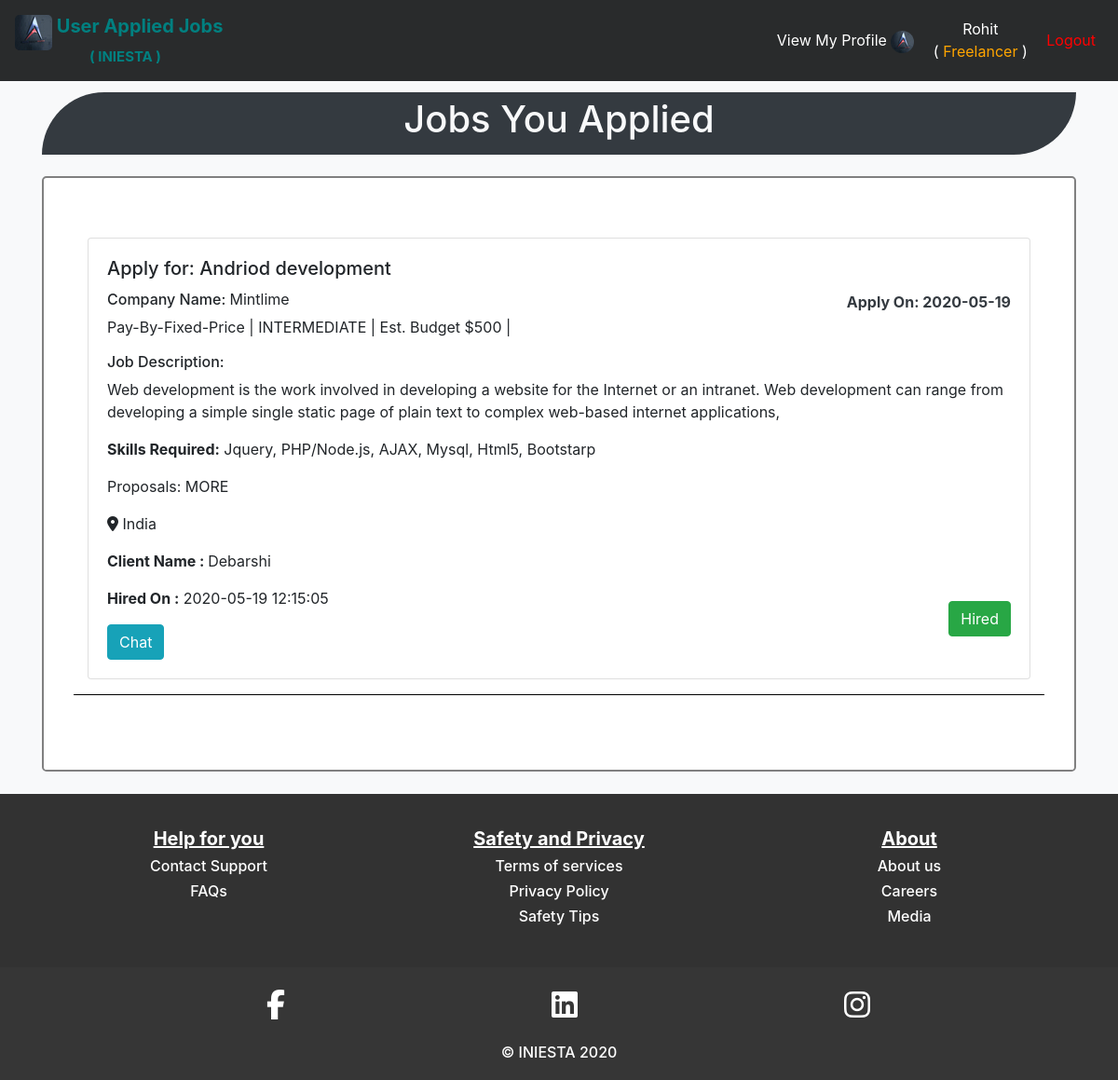
Screenshot of /users_jobs_history.php (signed in) with the database file from the repository.
### tables this page shows
CREATE TABLE `users_applied_jobs` (
  `user_profile_id` int(3) NOT NULL,
  `user_name` varchar(255) NOT NULL,
  `client_token` varchar(300) NOT NULL,
  `user_token_id` varchar(300) NOT NULL,
  `applied_for` varchar(255) NOT NULL,
  `status` varchar(255) NOT NULL,
  `apply_date` date NOT NULL,
  `hire_status` varchar(300) NOT NULL,
  `hired_date` datetime NOT NULL
);

CREATE TABLE `client_job_posting` (
  `client_id` int(5) NOT NULL,
  `client_name` varchar(255) NOT NULL,
  `date` datetime NOT NULL,
  `job_title` varchar(300) NOT NULL,
  `company_name` varchar(300) NOT NULL,
  `job_category` varchar(300) NOT NULL,
  `job_description` text NOT NULL,
  `job_details` varchar(255) NOT NULL,
  `job_expertise_skills` text NOT NULL,
  `job_vacanies` varchar(200) NOT NULL,
  `client_pay_like` varchar(255) NOT NULL,
  `client_req_experience` varchar(255) NOT NULL,
  `client_project_time` varchar(200) NOT NULL,
  `c_token` varchar(255) NOT NULL
);

### users_jobs_history.php (the view, shortened to what this page needs)
<?php include "auth.php";
include "functions.php";
$user_profile_id = $_SESSION['id'];
?>
<!DOCTYPE html>
<html lang="en">
<head>
	<link rel="stylesheet" href="https://stackpath.bootstrapcdn.com/bootstrap/4.4.1/css/bootstrap.min.css">
	<link rel="stylesheet" href="my-hires.css">
	<link rel="stylesheet" href="style.css">
</head>
<body class="bg-light text-left">
	<nav class="navbar navbar-expand-lg navbar-dark" style="background-color: #292b2c;">
		<a class="navbar-brand" style="color: teal; font-weight: bold;" href="user_dasboard.php"><img src="images/iniesta-logo.jpg" alt="iniesta-logo" style="border-radius: 5px; margin-bottom: -10px;"> User Applied Jobs <br> <span style="font-size: 15px; margin-left: 80px;">( INIESTA )</span> </a>
		<div class="collapse navbar-collapse" id="navbarSupportedContent">
			<ul class="navbar-nav ml-auto">
				<li class="nav-item dropdown">
					<a href="view_profile.php" class="nav-link" style="padding-top: 20px; color:white;"> View My Profile <img class="feed-profile-logo" src="images/feed-profile-logo.jpg" alt=""></a>
				</li>&nbsp;
				<li class="nav-item dropdown text-center">
					<a type="button" class="nav-link" style="color: white;">
						<?php echo $_SESSION['firstname'], "<br>"."( <span style='color: orange;'>". $_SESSION['userrole']."</span> )"; ?>
					</a>
				</li>&nbsp;
				<li class="nav-item dropdown">
					<a class="nav-link" href="logout.php" style="padding-top: 20px; color: red;"> Logout </a>
				</li>
			</ul>
		</div>
	</nav>
	<div class="container">
		<div class="top-header bg-dark text-light text-center">
			<h1> Jobs You Applied </h1>
		</div>
	</div>
	<div class="container">
		<div class="jumbotron tab-content profile-tab" id="myTab1Content" style="border:2px solid grey;shadow:2px 3px;background:white;">
			<div class="tab-pane fade show active" id="hires" role="tabpanel" aria-labelledby="home-tab">
				<?php
				$verify = false;
			$query = "SELECT * FROM users_applied_jobs, client_job_posting WHERE client_job_posting.c_token = users_applied_jobs.client_token AND
			users_applied_jobs.user_profile_id = {$user_profile_id} ";
			$result = mysqli_query($connection,$query);
			while($row = mysqli_fetch_array($result))
			{
				$verify = true;
				$job_title = $row['job_title'];
				$company_name = $row['company_name'];
				$client_name = $row['client_name'];
				$job_description = $row['job_description'];
				$skills = $row['job_expertise_skills'];
				$job_vacancy = $row['job_vacanies'];
				$pay_like = $row['client_pay_like'];
				$date = $row['apply_date'];
				$client_req_experience = $row['client_req_experience'];
				$job_status = $row['hire_status'];
				$hired_date = $row['hired_date'];
			?>
				<div class="col-md-12">
					<div class="card">
						<div class="card-body">
							<h5 class="card-title"> Apply for: <?php echo $job_title; ?></h5><span class="text-dark" style="float: right;"><b>Apply On: <?php echo $date;  ?></b></span>
							<h6> Company Name: <span style="font-weight: normal;"><?php echo $company_name; ?></span></h6>
							<p><?php echo $pay_like; ?> | <span class="text-uppercase"><?php echo $client_req_experience; ?></span> | Est. Budget $500 |</p>
							<h6>Job Description: </h6>
							<p class="card-text">
								<?php echo $job_description;?>
							</p>
							<p><b>Skills Required:</b> <?php echo $skills; ?></p>
							<p>Proposals: <span class="text-uppercase"><?php echo $job_vacancy; ?></span></p>
							<p><i class="fas fa-map-marker-alt"></i> India</p>
							<p><b>Client Name : </b><?php echo $client_name; ?></p>
							<p><?php if($job_status == 'Hired'){echo "<b>Hired On :</b> ". $hired_date; } ?></p>
							<a href="" style="float:right; margin-top: -25px;"><?php if($job_status == 'Hired'){
							echo "<button class='btn btn-success'>$job_status</button> <a href='users_chat.php' class='btn btn-info'>Chat</a>"; } else { echo "<button class='btn btn-primary' disabled>Already Applied</button>"; }?>
							</a>
						</div>
					</div>
				</div>
				<hr style="background-color: black;">
				<?php } if(!$verify) { ?>
				<div class="text-center" style="height: 100%; margin-top: 10px;">
					<img src="images/emp.png" alt="" style="height:110px;weight:110px;"><br><br>
					<h3>Its seems that you haven't Applied any Jobs Yet! </h3>
					<h5> Want to Apply <a href="find_work.php"> Check Here!</a></h5>
					<p> Jobs You Applied Displays Here.</p>
				</div>
				<?php } ?>
			</div>
		</div>
	</div>
	<div class="footer">
		<div class="footer-top row text-center">
			<div class="col-lg-4">
				<h5><u><b>Help for you</b></u></h5>
				<h6><a type="button" data-toggle="modal" data-target="#contactModal">Contact Support</a></h6>
				<h6>FAQs</h6>
			</div>
			<div class="col-lg-4">
				<h5><u><b>Safety and Privacy</b></u></h5>
				<h6><a href="TERMS OF SERVICES.pdf">Terms of services</a></h6>
				<h6><a href="">Privacy Policy</a></h6>
				<h6>Safety Tips</h6>
			</div>
			<div class="col-lg-4">
				<h5><u><b>About</b></u></h5>
				<h6><a type="button" data-toggle="modal" data-target="#aboutModalScrollable">About us</a></h6>
				<h6><a type="button" data-toggle="modal" data-target="#careerModalLong">Careers</a></h6>
				<h6>Media</h6>
			</div>
		</div>
		<div class="footer-icons flex-container">
			<div><a href="https://www.facebook.com/iniestawebtech/"><i class="fab fa-facebook-f fa-2x" style="padding-left:20px"></i></a></div>
			<div> <a href="https://www.linkedin.com/in/iniesta-webtech-solution-private-limited-111b82184/"><i class="fab fa-linkedin fa-2x" style="padding-left:20px"></i></a></div>
			<div> <a href="https://www.instagram.com/iniestawebtech/"><i class="fab fa-instagram fa-2x" style="padding-left:20px"></i></a></div>
		</div>
		<div class="text-center">
			<a href="">
				<h6>&copy; INIESTA 2020</h6>
			</a>
		</div>
	</div>
</body>
</html>

### my-hires.css (style rules this page uses)
html,body { text-align: center; min-height: 100%; margin: 0; }
.footer { color: white; background-color: #363636; margin-bottom: 0; padding-bottom: 1%; }
.footer-top { background-color: #323232; padding: 3%; margin: 2% 0; }
.footer-icons { display: flex; flex-direction: row; flex-wrap: nowrap; justify-content: space-evenly; align-items: center; margin-bottom: 2%; }
.footer a { color: white; }
div.tab-content { margin: 0; }
.feed-profile-logo { border-radius: 50%; }
.flex-container { display: flex; justify-content: center; }

### style.css (style rules this page uses)
html, body { text-align: center; min-height: 100%; margin: 0; }
.footer { color: white; background-color: #363636; margin-bottom: 0; padding-bottom: 1%; }
.footer-top { background-color: #323232; padding: 3%; margin: 2% 0; }
.footer-icons { display: flex; flex-direction: row; flex-wrap: nowrap; justify-content: space-evenly; align-items: center; margin-bottom: 2%; }
.footer a { color: white; }
div.tab-content { margin: 0; }
.feed-profile-logo { border-radius: 50%; }

### users_jobs_history.php (style rules this page uses)
.container { padding-top: 1%; }
.top-header { border-radius: 110px 0 110px 0; padding: 0.5% 13%; margin-bottom: 1%; }

### rows the page displays
users_applied_jobs: client_job_posting.job_title "Andriod development", apply_date "2020-05-19", client_job_posting.company_name "Mintlime", client_job_posting.client_pay_like "Pay-By-Fixed-Price", client_job_posting.client_req_experience "INTERMEDIATE", client_job_posting.job_description "Web development is the work involved in developing a website for the Internet or an intranet. Web development can range from developing a simple single static page of plain text to complex web-based internet applications,", client_job_posting.job_expertise_skills "Jquery, PHP/Node.js, AJAX, Mysql, Html5, Bootstarp", client_job_posting.job_vacanies "MORE", client_job_posting.client_name "Debarshi", hired_date "2020-05-19 12:15:05", hire_status "Hired"

### other values shown
$_SESSION['firstname'] "Rohit"
$_SESSION['userrole'] "Freelancer"
